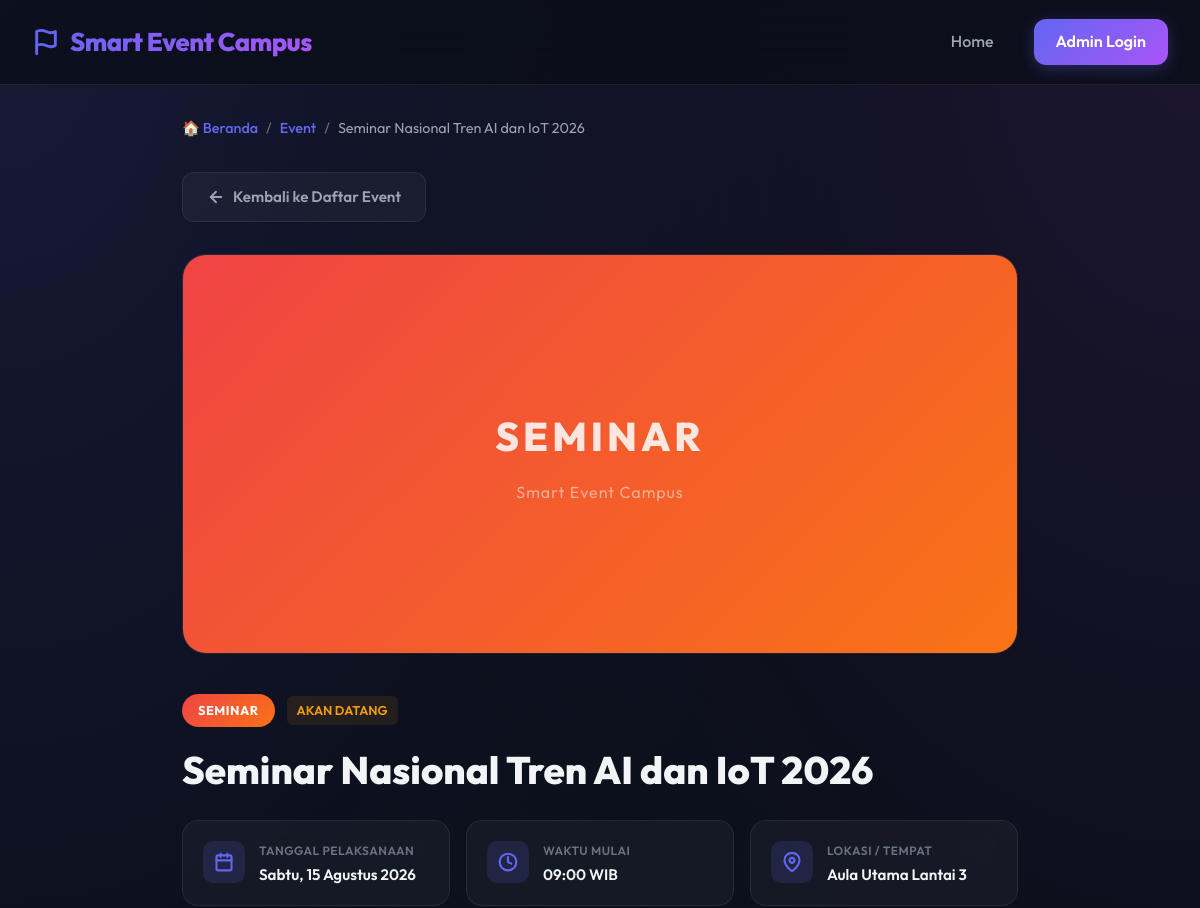
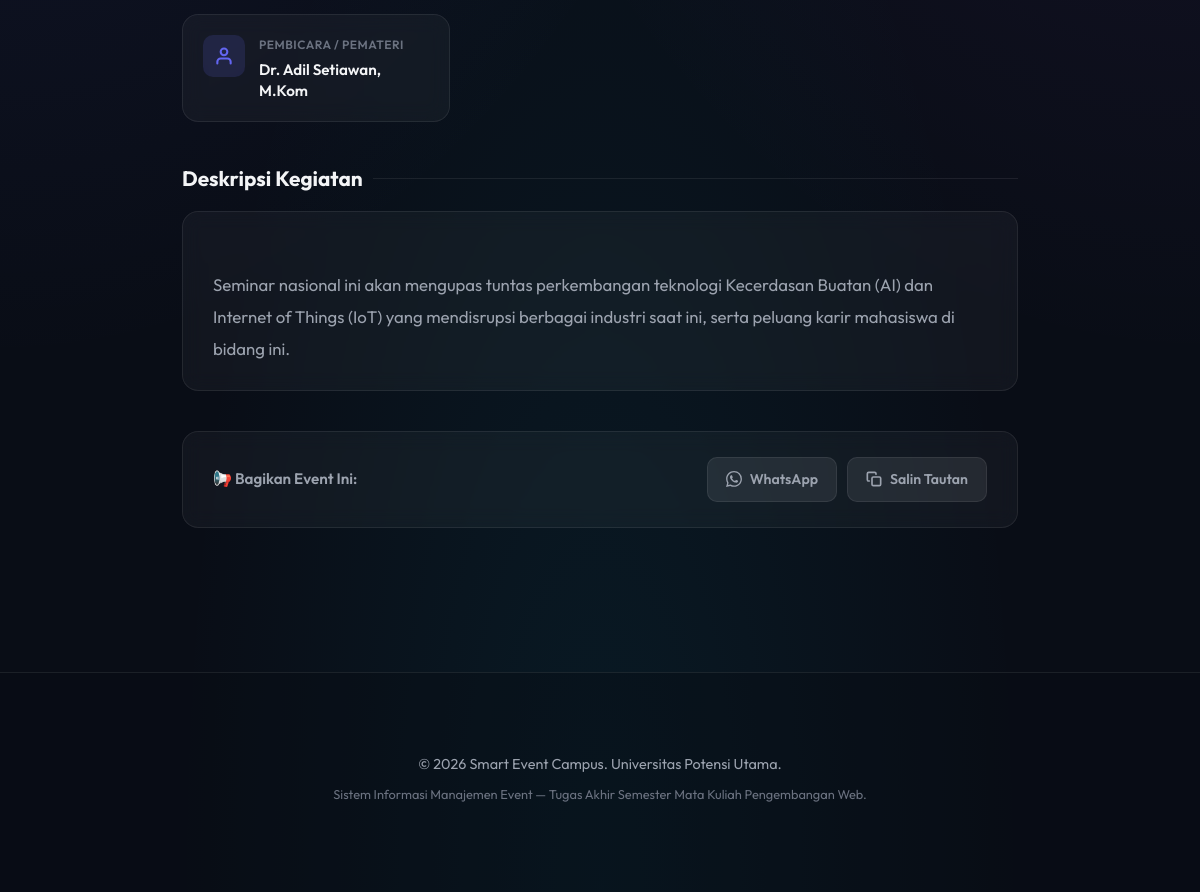
The app's page /index7.php?id=1 with its own data (2 pictures, top to bottom).
### tables this page shows
CREATE TABLE IF NOT EXISTS `events` (
  `id` INT AUTO_INCREMENT PRIMARY KEY,
  `title` VARCHAR(255) NOT NULL,
  `category` ENUM('seminar', 'workshop', 'lomba', 'pelatihan') NOT NULL,
  `description` TEXT NOT NULL,
  `event_date` DATE NOT NULL,
  `event_time` TIME NOT NULL,
  `location` VARCHAR(255) NOT NULL,
  `speaker` VARCHAR(100) NOT NULL,
  `image_path` VARCHAR(255) NULL,
  `status` ENUM('upcoming', 'ongoing', 'completed') DEFAULT 'upcoming',
  `created_at` TIMESTAMP DEFAULT CURRENT_TIMESTAMP
);

### config.php (called while the page is built, shortened)
<?php
function sanitize($str) {
    return htmlspecialchars($str, ENT_QUOTES, 'UTF-8');
}
?>

### index7.php (the view, shortened to what this page needs)
<?php
require_once 'config.php';
$id = (int)$_GET['id'];
try {
    $stmt = $pdo->prepare("SELECT * FROM events WHERE id = :id LIMIT 1");
    $stmt->execute(['id' => $id]);
    $event = $stmt->fetch();
} catch (PDOException $e) {
    header('Location: index.php');
    exit;
}
$dateObj       = new DateTime($event['event_date']);
$hari          = ['Minggu','Senin','Selasa','Rabu','Kamis','Jumat','Sabtu'];
$bulanId       = ['','Januari','Februari','Maret','April','Mei','Juni','Juli','Agustus','September','Oktober','November','Desember'];
$namaHari      = $hari[$dateObj->format('w')];
$formattedDate = $namaHari . ', ' . $dateObj->format('d') . ' ' . $bulanId[(int)$dateObj->format('n')] . ' ' . $dateObj->format('Y');
$formattedTime = substr($event['event_time'], 0, 5);
$catClass      = 'category-' . $event['category'];
$statusLabel = [
    'upcoming'  => 'Akan Datang',
    'ongoing'   => 'Sedang Berjalan',
    'completed' => 'Sudah Selesai',
];
$statusText = $statusLabel[$event['status']] ?? $event['status'];
$katLabel = [
    'seminar'   => 'Seminar',
    'workshop'  => 'Workshop',
    'lomba'     => 'Lomba / Kompetisi',
    'pelatihan' => 'Pelatihan',
];
$katText = $katLabel[$event['category']] ?? ucfirst($event['category']);
$pageUrl = (isset($_SERVER['HTTPS']) && $_SERVER['HTTPS'] === 'on' ? 'https' : 'http') . '://' . $_SERVER['HTTP_HOST'] . $_SERVER['REQUEST_URI'];
?>
<!DOCTYPE html>
<html lang="id">
<head>
    <link rel="stylesheet" href="style.css">
</head>
<body>
    <nav class="navbar" id="main-nav">
        <a href="index.php" class="nav-brand">
            <svg width="28" height="28" viewBox="0 0 24 24" fill="none" stroke="currentColor" stroke-width="2.5" stroke-linecap="round" stroke-linejoin="round" style="color: var(--primary);">
                <path d="M4 15s1-1 4-1 5 2 8 2 4-1 4-1V3s-1 1-4 1-5-2-8-2-4 1-4 1z"></path>
                <line x1="4" y1="22" x2="4" y2="15"></line>
            </svg>
            <span>Smart Event Campus</span>
        </a>
        <div class="nav-links" id="nav-links-menu">
            <a href="index.php" class="nav-link">Home</a>
            <?php if (isset($_SESSION['admin_logged_in']) && $_SESSION['admin_logged_in'] === true): ?>
                <a href="admin_dashboard.php" class="nav-link">Dashboard</a>
                <a href="event_edit.php?id=<?php echo $event['id']; ?>" class="nav-link">Edit Event Ini</a>
                <a href="logout.php" class="nav-btn" style="background: linear-gradient(135deg, #ef4444, #f43f5e);">Keluar</a>
            <?php else: ?>
                <a href="login.php" class="nav-btn">Admin Login</a>
            <?php endif; ?>
        </div>
    </nav>
    <main class="detail-wrapper">
        <nav class="breadcrumb" aria-label="Breadcrumb">
            <a href="index.php">🏠 Beranda</a>
            <span class="breadcrumb-sep">/</span>
            <a href="index.php">Event</a>
            <span class="breadcrumb-sep">/</span>
            <span><?php echo sanitize(strlen($event['title']) > 50 ? substr($event['title'], 0, 47) . '...' : $event['title']); ?></span>
        </nav>
        <a href="index.php" class="back-btn" id="back-btn">
            <svg width="18" height="18" viewBox="0 0 24 24" fill="none" stroke="currentColor" stroke-width="2.5" stroke-linecap="round" stroke-linejoin="round">
                <line x1="19" y1="12" x2="5" y2="12"></line>
                <polyline points="12 19 5 12 12 5"></polyline>
            </svg>
            Kembali ke Daftar Event
        </a>
        <div class="detail-banner">
            <?php if (!empty($event['image_path']) && file_exists(__DIR__ . '/' . $event['image_path'])): ?>
                <img src="<?php echo sanitize($event['image_path']); ?>" alt="Banner <?php echo sanitize($event['title']); ?>">
            <?php else: ?>
                <div class="detail-banner-fallback <?php echo $catClass; ?>">
                    <span><?php echo sanitize($event['category']); ?></span>
                    <small>Smart Event Campus</small>
                </div>
            <?php endif; ?>
        </div>
        <div class="detail-badges">
            <span class="detail-cat-badge <?php echo $catClass; ?>">
                <?php echo sanitize($katText); ?>
            </span>
            <span class="badge-status status-<?php echo sanitize($event['status']); ?>">
                <?php echo sanitize($statusText); ?>
            </span>
        </div>
        <h1 class="detail-title"><?php echo sanitize($event['title']); ?></h1>
        <div class="detail-info-grid">
            <div class="detail-info-card">
                <div class="detail-info-icon">
                </div>
                <div>
                    <span class="detail-info-label">Tanggal Pelaksanaan</span>
                    <div class="detail-info-value"><?php echo sanitize($formattedDate); ?></div>
                </div>
            </div>
            <div class="detail-info-card">
                <div class="detail-info-icon">
                    <svg width="20" height="20" viewBox="0 0 24 24" fill="none" stroke="currentColor" stroke-width="2.5" stroke-linecap="round" stroke-linejoin="round">
                        <circle cx="12" cy="12" r="10"></circle>
                        <polyline points="12 6 12 12 16 14"></polyline>
                    </svg>
                </div>
                <div>
                    <span class="detail-info-label">Waktu Mulai</span>
                    <div class="detail-info-value"><?php echo sanitize($formattedTime); ?> WIB</div>
                </div>
            </div>
            <div class="detail-info-card">
                <div class="detail-info-icon">
                    <svg width="20" height="20" viewBox="0 0 24 24" fill="none" stroke="currentColor" stroke-width="2.5" stroke-linecap="round" stroke-linejoin="round">
                        <path d="M21 10c0 7-9 13-9 13s-9-6-9-13a9 9 0 0 1 18 0z"></path>
                        <circle cx="12" cy="10" r="3"></circle>
                    </svg>
                </div>
                <div>
                    <span class="detail-info-label">Lokasi / Tempat</span>
                    <div class="detail-info-value"><?php echo sanitize($event['location']); ?></div>
                </div>
            </div>
            <div class="detail-info-card">
                <div class="detail-info-icon">
                    <svg width="20" height="20" viewBox="0 0 24 24" fill="none" stroke="currentColor" stroke-width="2.5" stroke-linecap="round" stroke-linejoin="round">
                        <path d="M20 21v-2a4 4 0 0 0-4-4H8a4 4 0 0 0-4 4v2"></path>
                        <circle cx="12" cy="7" r="4"></circle>
                    </svg>
                </div>
                <div>
                    <span class="detail-info-label">Pembicara / Pemateri</span>
                    <div class="detail-info-value"><?php echo sanitize($event['speaker']); ?></div>
                </div>
            </div>
        </div>
        <h2 class="detail-section-title">Deskripsi Kegiatan</h2>
        <div class="detail-description">
            <?php echo nl2br(sanitize($event['description'])); ?>
        </div>
        <div class="share-section">
            <span class="share-label">📢 Bagikan Event Ini:</span>
            <div class="share-buttons">
                <a class="share-btn"
                   href="https://api.whatsapp.com/send?text=<?php echo urlencode($event['title'] . ' - ' . $pageUrl); ?>"
                   target="_blank" rel="noopener noreferrer" title="Bagikan ke WhatsApp">
                    WhatsApp
                </a>
                <button class="share-btn copy-btn" id="copy-link-btn" title="Salin tautan halaman ini">
                    <svg width="16" height="16" viewBox="0 0 24 24" fill="none" stroke="currentColor" stroke-width="2.5" stroke-linecap="round" stroke-linejoin="round">
                        <rect x="9" y="9" width="13" height="13" rx="2" ry="2"></rect>
                        <path d="M5 15H4a2 2 0 0 1-2-2V4a2 2 0 0 1 2-2h9a2 2 0 0 1 2 2v1"></path>
                    </svg>
                    <span id="copy-btn-text">Salin Tautan</span>
                </button>
            </div>
        </div>
    </main>
    <footer class="footer">
        <div class="container">
            <p>&copy; <?php echo date('Y'); ?> Smart Event Campus. Universitas Potensi Utama.</p>
            <p style="font-size: 0.8rem; color: var(--text-muted);">Sistem Informasi Manajemen Event &mdash; Tugas Akhir Semester Mata Kuliah Pengembangan Web.</p>
        </div>
    </footer>
</body>
</html>

### Style.css (style rules this page uses)
:root { --bg-main: #090d16; --bg-glass: rgba(255, 255, 255, 0.04); --bg-glass-hover: rgba(255, 255, 255, 0.08); --border-glass: rgba(255, 255, 255, 0.08); --border-glass-focus: rgba(99, 102, 241, 0.5); --primary: #6366f1; --primary-glow: rgba(99, 102, 241, 0.3); --secondary: #a855f7; --secondary-glow: rgba(168, 85, 247, 0.3); --accent: #06b6d4; --text-primary: #f3f4f6; --text-secondary: #9ca3af; --text-muted: #6b7280; --success: #10b981; --success-bg: rgba(16, 185, 129, 0.1); --warning: #f59e0b; --warning-bg: rgba(245, 158, 11, 0.1); --error: #ef4444; --error-bg: rgba(239, 68, 68, 0.1); --transition-smooth: all 0.3s cubic-bezier(0.4, 0, 0.2, 1); --border-radius-sm: 8px; --border-radius-md: 16px; --border-radius-lg: 24px; }
* { box-sizing: border-box; margin: 0; padding: 0; font-family: 'Outfit', sans-serif; outline: none; }
body { background-color: var(--bg-main); color: var(--text-primary); min-height: 100vh; overflow-x: hidden; line-height: 1.6; background-image: radial-gradient(at 0% 0%, rgba(99, 102, 241, 0.15) 0px, transparent 50%), radial-gradient(at 100% 0%, rgba(168, 85, 247, 0.12) 0px, transparent 50%), radial-gradient(at 50% 100%, rgba(6, 182, 212, 0.08) 0px, transparent 50%); background-attachment: fixed; }
a { color: inherit; text-decoration: none; transition: var(--transition-smooth); }
.navbar { position: sticky; top: 0; z-index: 100; background: rgba(9, 13, 22, 0.7); backdrop-filter: blur(20px); -webkit-backdrop-filter: blur(20px); border-bottom: 1px solid var(--border-glass); padding: 1.2rem 2rem; display: flex; justify-content: space-between; align-items: center; transition: var(--transition-smooth); }
.nav-brand { font-size: 1.6rem; font-weight: 800; letter-spacing: -0.5px; background: linear-gradient(135deg, var(--primary), var(--secondary)); -webkit-background-clip: text; -webkit-text-fill-color: transparent; display: flex; align-items: center; gap: 10px; }
.nav-links { display: flex; align-items: center; gap: 1.5rem; }
.nav-link { color: var(--text-secondary); font-weight: 500; font-size: 1rem; padding: 8px 16px; border-radius: var(--border-radius-sm); }
.nav-btn { background: linear-gradient(135deg, var(--primary), var(--secondary)); color: white; font-weight: 600; padding: 10px 22px; border-radius: 12px; box-shadow: 0 4px 15px var(--primary-glow); }
.container { max-width: 1200px; margin: 0 auto; padding: 2rem; }
.category-seminar { background: linear-gradient(135deg, #ef4444, #f97316); }
.badge-status { padding: 4px 10px; border-radius: 6px; font-size: 0.8rem; font-weight: 600; text-transform: uppercase; }
.status-upcoming { background: var(--warning-bg); color: var(--warning); }
.footer { border-top: 1px solid var(--border-glass); padding: 3rem 1rem; text-align: center; color: var(--text-secondary); font-size: 0.9rem; background: rgba(9, 13, 22, 0.4); margin-top: 4rem; }
.footer p { margin-bottom: 8px; }

### records on screen
events: title "Seminar Nasional Tren AI dan IoT 2026", category "SEMINAR", status "AKAN DATANG", event_date "Sabtu, 15 Agustus 2026", event_time "09:00", location "Aula Utama Lantai 3", speaker "Dr. Adil Setiawan, M.Kom", description "Seminar nasional ini akan mengupas tuntas perkembangan teknologi Kecerdasan Buatan (AI) dan Internet of Things (IoT) yang mendisrupsi berbagai industri saat ini, serta peluang karir mahasiswa di bidang ini."
